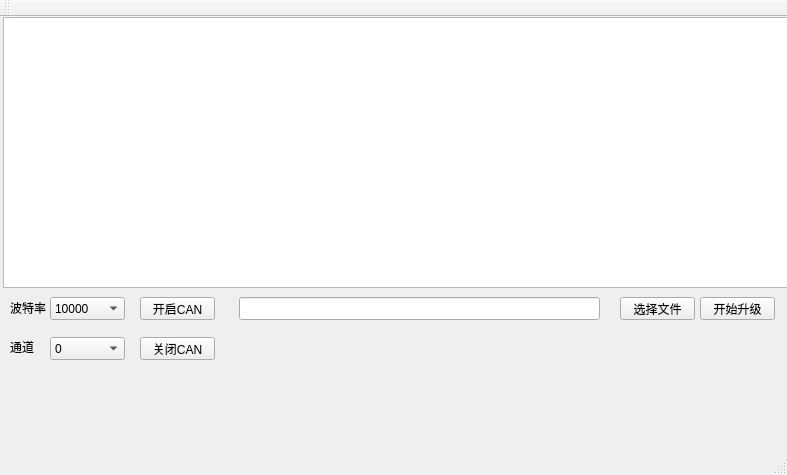
<?xml version="1.0" encoding="UTF-8"?>
<ui version="4.0">
 <class>MainWindow</class>
 <widget class="QMainWindow" name="MainWindow">
  <property name="geometry">
   <rect>
    <x>0</x>
    <y>0</y>
    <width>787</width>
    <height>475</height>
   </rect>
  </property>
  <property name="windowTitle">
   <string>MainWindow</string>
  </property>
  <widget class="QWidget" name="centralWidget">
   <widget class="QLabel" name="label_baudrate">
    <property name="geometry">
     <rect>
      <x>10</x>
      <y>285</y>
      <width>54</width>
      <height>12</height>
     </rect>
    </property>
    <property name="text">
     <string>波特率</string>
    </property>
   </widget>
   <widget class="QComboBox" name="comboBox_baudrate">
    <property name="geometry">
     <rect>
      <x>50</x>
      <y>280</y>
      <width>75</width>
      <height>23</height>
     </rect>
    </property>
    <item>
     <property name="text">
      <string>10000</string>
     </property>
    </item>
    <item>
     <property name="text">
      <string>50000</string>
     </property>
    </item>
    <item>
     <property name="text">
      <string>100000</string>
     </property>
    </item>
    <item>
     <property name="text">
      <string>125000</string>
     </property>
    </item>
    <item>
     <property name="text">
      <string>250000</string>
     </property>
    </item>
    <item>
     <property name="text">
      <string>500000</string>
     </property>
    </item>
    <item>
     <property name="text">
      <string>800000</string>
     </property>
    </item>
    <item>
     <property name="text">
      <string>1000000</string>
     </property>
    </item>
   </widget>
   <widget class="QLabel" name="label">
    <property name="geometry">
     <rect>
      <x>10</x>
      <y>324</y>
      <width>54</width>
      <height>12</height>
     </rect>
    </property>
    <property name="text">
     <string>通道</string>
    </property>
   </widget>
   <widget class="QComboBox" name="comboBox_channel">
    <property name="geometry">
     <rect>
      <x>50</x>
      <y>320</y>
      <width>75</width>
      <height>23</height>
     </rect>
    </property>
    <item>
     <property name="text">
      <string>0</string>
     </property>
    </item>
    <item>
     <property name="text">
      <string>1</string>
     </property>
    </item>
    <item>
     <property name="text">
      <string>2</string>
     </property>
    </item>
    <item>
     <property name="text">
      <string>3</string>
     </property>
    </item>
    <item>
     <property name="text">
      <string>4</string>
     </property>
    </item>
    <item>
     <property name="text">
      <string>5</string>
     </property>
    </item>
   </widget>
   <widget class="QPushButton" name="pushButton_ChooseFile">
    <property name="geometry">
     <rect>
      <x>620</x>
      <y>280</y>
      <width>75</width>
      <height>23</height>
     </rect>
    </property>
    <property name="text">
     <string>选择文件</string>
    </property>
   </widget>
   <widget class="QLineEdit" name="lineEdit_FilePath">
    <property name="geometry">
     <rect>
      <x>239</x>
      <y>280</y>
      <width>361</width>
      <height>23</height>
     </rect>
    </property>
   </widget>
   <widget class="QPlainTextEdit" name="plainTextEdit">
    <property name="geometry">
     <rect>
      <x>3</x>
      <y>0</y>
      <width>791</width>
      <height>271</height>
     </rect>
    </property>
   </widget>
   <widget class="QPushButton" name="pushButton_StartUpdate">
    <property name="geometry">
     <rect>
      <x>700</x>
      <y>280</y>
      <width>75</width>
      <height>23</height>
     </rect>
    </property>
    <property name="text">
     <string>开始升级</string>
    </property>
   </widget>
   <widget class="QPushButton" name="pushButton_CloseCAN">
    <property name="geometry">
     <rect>
      <x>140</x>
      <y>320</y>
      <width>75</width>
      <height>23</height>
     </rect>
    </property>
    <property name="text">
     <string>关闭CAN</string>
    </property>
   </widget>
   <widget class="QPushButton" name="pushButton_StartCAN">
    <property name="geometry">
     <rect>
      <x>140</x>
      <y>280</y>
      <width>75</width>
      <height>23</height>
     </rect>
    </property>
    <property name="text">
     <string>开启CAN</string>
    </property>
   </widget>
  </widget>
  <widget class="QMenuBar" name="menuBar">
   <property name="geometry">
    <rect>
     <x>0</x>
     <y>0</y>
     <width>787</width>
     <height>23</height>
    </rect>
   </property>
  </widget>
  <widget class="QToolBar" name="mainToolBar">
   <attribute name="toolBarArea">
    <enum>TopToolBarArea</enum>
   </attribute>
   <attribute name="toolBarBreak">
    <bool>false</bool>
   </attribute>
  </widget>
  <widget class="QStatusBar" name="statusBar"/>
 </widget>
 <layoutdefault spacing="6" margin="11"/>
 <resources/>
 <connections/>
</ui>
